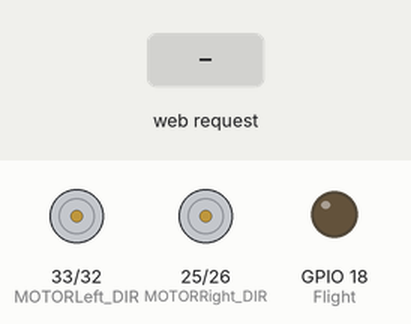
A sketch run on a simulated ESP32. On the bench: direction and speed pins drawn as motors (green arrow = direction pin HIGH = forward, orange = LOW = backward, longer = more drive), output pins drawn as LEDs (lit = HIGH). The inputs (shaded band) are chosen by the test bench. WiFi joins after 1.5 s; servers stay silent unless stated; what the sketch prints to the serial monitor is not drawn.

Above: at 2.7 s.
2.8 s: HTTP request GET /B received
At 4.0 s:
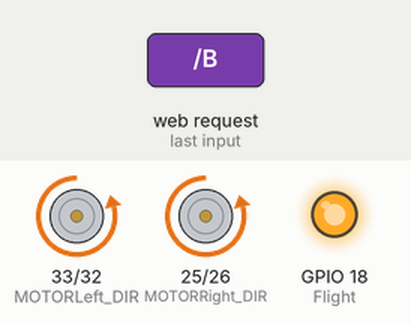
4.3 s: HTTP request GET /D received
At 5.3 s:
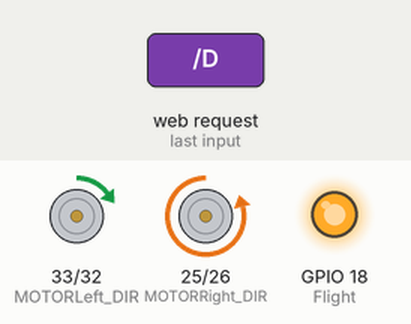
5.8 s: HTTP request GET /E received
At 6.5 s:
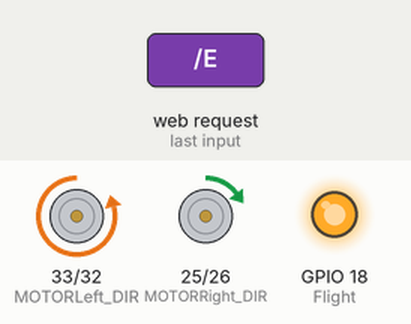
7.3 s: HTTP request GET /G received
At 7.6 s:
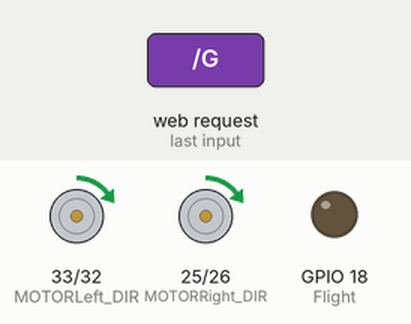
8.8 s: HTTP request GET /I received
At 10.0 s:
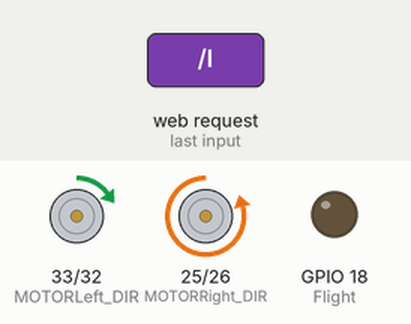
10.3 s: HTTP request GET /J received
At 11.1 s:
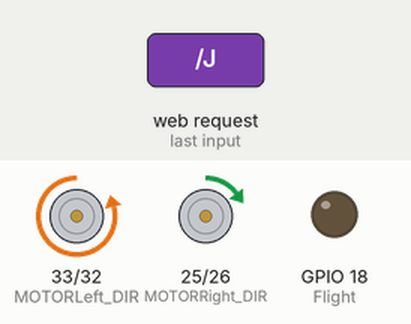
Timing chart, 0 to 12.8 s (numbered marks = the images above; inputs shaded):
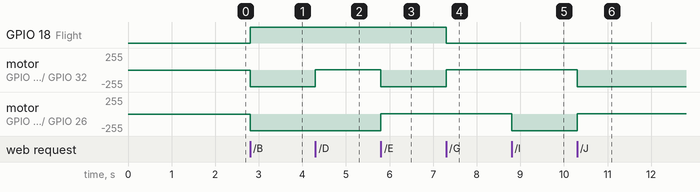

The sketch:

ESP-Rider-Tracked-Vehicle-Master.ino
```cpp
/*
  many, many examples were combined to do this

  https://circuits4you.com/2018/11/21/esp32-access-point-station-ap-html-web-server-arduino/
   was particularily informative
 Thanks to Rui Santos and his crew for all their work as well.

*/


const int Flight = 18;

int PWM_Speed = 250; // initial speed PWM duty cycle

// wired connections

#define MOTORRight_PWM 26 //  Speed
#define MOTORRight_DIR 25 //  Direction
#define MOTORLeft_PWM 32 //  Speed
#define MOTORLeft_DIR 33 //  Direction

#define dir_Forward 0
#define dir_Back 255

#define PWM_STOP 0

const int freq = 5000;
const int ledChannelLeft_PWM = 10;
const int ledChannelLeft_DIR = 11;
const int ledChannelRight_PWM = 12;
const int ledChannelRight_DIR = 13;
const int resolution = 8;

#include <WiFi.h>
#include <WebServer.h>
#include "index.h"  //Web page header file

const char* ssid = "Your Place's";               // different name and password?
const char* password = "********";                    // password length minimum 8 char

WebServer server(80);

void setup(void) {


  Serial.begin(115200);

  pinMode(Flight, OUTPUT);

  ledcSetup(ledChannelLeft_PWM, freq, resolution);
  ledcSetup(ledChannelLeft_DIR, freq, resolution);
  ledcSetup(ledChannelRight_PWM, freq, resolution);
  ledcSetup(ledChannelRight_DIR, freq, resolution);

  pinMode( MOTORLeft_DIR, OUTPUT );
  pinMode( MOTORLeft_PWM, OUTPUT );
  pinMode( MOTORRight_DIR, OUTPUT );
  pinMode( MOTORRight_PWM, OUTPUT );

  ledcAttachPin(MOTORLeft_PWM, ledChannelLeft_PWM);
  ledcAttachPin(MOTORLeft_DIR, ledChannelLeft_DIR);
  ledcAttachPin(MOTORRight_PWM, ledChannelRight_PWM);
  ledcAttachPin(MOTORRight_DIR, ledChannelRight_DIR);

  ledcWrite( ledChannelLeft_DIR, dir_Forward );
  ledcWrite( ledChannelLeft_PWM, PWM_STOP );
  ledcWrite( ledChannelRight_DIR, dir_Forward );
  ledcWrite( ledChannelRight_PWM, PWM_STOP );

  digitalWrite(Flight, LOW); //Flashlight will turn off

  Serial.println();
  Serial.println("Booting Sketch...");

  // Connect to Wi-Fi network with SSID and password
  Serial.print("Connecting to ");
  Serial.println(ssid);
  WiFi.mode(WIFI_STA);
  WiFi.begin(ssid, password);
  // WiFi.setTxPower(WIFI_POWER_8_5dBm);
  while (WiFi.status() != WL_CONNECTED) {
    delay(500);
    Serial.print(".");
  }
  // Print local IP address and start web server
  Serial.println("");
  Serial.println("WiFi connected.");
  Serial.println("IP address: ");
  Serial.println(WiFi.localIP());
  server.begin();


  server.on("/", handle_OnConnect);                      //  commands are sent from html page index.h
 // server.on("/A", handle_Go_Lefter);                  //  what they do is described below
  server.on("/B", handle_Forward);
 // server.on("/C", handle_Go_Righter);
  server.on("/D", handle_Left);
  server.on("/E", handle_Right);
//  server.on("/F", handle_SW);
  server.on("/G", handle_Back);
//  server.on("/H", handle_SE);
  server.on("/I", handle_Spin_Left);
  server.on("/J", handle_Spin_Right);
  server.on("/off", handle_Stop);
  server.on("/FO", handle_Flashlight_Off);
//  server.on("/Flon", handle_Flashlight_On);
  server.on("/Pos", handle_Speed_Slider_Input);
  server.onNotFound(handle_NotFound);

  server.begin();                  //Start server
//  Serial.println("HTTP server started");
}


void loop(void) {
  server.handleClient();
}


void handle_NotFound () {
}


void handle_OnConnect() {
  String s = MAIN_page; //Read HTML contents
//  Serial.println("connected:");
  server.send(200, "text/html", s); //Send web page

}

void handle_Speed_Slider_Input() {
if(server.arg("value") ){
  PWM_Speed = server.arg("value").toInt();   //
  Serial.print("PWM_Speed = ");
  Serial.println(PWM_Speed);
  }

server.send(200, "text/plain", "ok");
}

void handle_Forward() {
  digitalWrite(Flight, HIGH); // Flash light will turn on

  ledcWrite( ledChannelLeft_DIR, dir_Forward ); // direction = forward
  ledcWrite( ledChannelLeft_PWM, PWM_Speed ); // PWM speed = fast
  ledcWrite( ledChannelRight_DIR, dir_Forward ); // direction = forward
  ledcWrite( ledChannelRight_PWM, PWM_Speed ); // PWM speed = fast
  Serial.println("forward");
  server.send(200, "text/plain", "ok");
}


void handle_Back() {
  digitalWrite(Flight, LOW);

  ledcWrite( ledChannelLeft_DIR, dir_Back ); // direction = Back
  ledcWrite( ledChannelLeft_PWM, 255 - PWM_Speed ); // PWM speed = Slow  ledChannel_PWM, 180 - PWM_Speed
  ledcWrite( ledChannelRight_DIR, dir_Back  );
  ledcWrite( ledChannelRight_PWM, 255 - PWM_Speed );
  Serial.println("back");
  server.send(200, "text/plain", "ok");
}

void handle_Stop() {

  digitalWrite(Flight, LOW);
  ledcWrite( ledChannelLeft_DIR, dir_Forward);
  ledcWrite( ledChannelLeft_PWM, PWM_STOP );
  ledcWrite( ledChannelRight_DIR, dir_Forward );
  ledcWrite( ledChannelRight_PWM, PWM_STOP );
  Serial.println("STOP");
  server.send(200, "text/plain", "ok");
}

void handle_Right() {

  ledcWrite( ledChannelLeft_DIR, dir_Forward ); // direction = forward or back
  ledcWrite( ledChannelLeft_PWM, PWM_Speed ); // PWM speed = fast or slow
  ledcWrite( ledChannelRight_DIR, dir_Back );
  ledcWrite( ledChannelRight_PWM, 255 - PWM_Speed);
  Serial.println("Right");
  server.send(200, "text/plain", "ok");
}

void handle_Left() {
  ledcWrite( ledChannelLeft_DIR, dir_Back ); // direction = forward or back
  ledcWrite( ledChannelLeft_PWM, 255 - PWM_Speed); // PWM speed = fast or slow
  ledcWrite( ledChannelRight_DIR, dir_Forward );
  ledcWrite( ledChannelRight_PWM, PWM_Speed );
  Serial.println("Left");
  server.send(200, "text/plain", "ok");
}
void handle_Spin_Left() {
  ledcWrite( ledChannelRight_DIR, dir_Forward ); // direction = forward or back
  ledcWrite( ledChannelRight_PWM, PWM_Speed ); // PWM speed = fast or slow
  ledcWrite( ledChannelLeft_DIR, dir_Back );
  ledcWrite( ledChannelLeft_PWM, 255 - PWM_Speed );
  server.send(200, "text/plain", "ok");
}
void handle_Spin_Right() {
  ledcWrite( ledChannelLeft_DIR, dir_Forward ); // direction = forward or back
  ledcWrite( ledChannelLeft_PWM, PWM_Speed ); // PWM speed = fast or slow
  ledcWrite( ledChannelRight_DIR, dir_Back );
  ledcWrite( ledChannelRight_PWM, 255 - PWM_Speed );
  server.send(200, "text/plain", "ok");
}

void handle_Flashlight_On() {

  digitalWrite(Flight, LOW);
  server.send(200, "text/plain", "ok");
  Serial.println("on on on on on ");
}

void handle_Flashlight_Off() {

  digitalWrite(Flight, LOW);
  server.send(200, "text/plain", "ok");
  Serial.println("off off off off off ");

}
```

index.h
```cpp
const char MAIN_page[] PROGMEM = R"=====(
<!DOCTYPE HTML><html>
  <head>

 <title>ESP-Riders Tracked_Vehicle</title>
    <meta name="viewport" content="width=device-width, initial-scale=1">
    <style>
      body { font-family: Times;
      text-align: center;
      margin:1px auto;
      padding-top: 30px;
      width:auto;
      user-select: none;
      background-color: #ffAA00;}


      .button{
        padding: 0px 2px;
        font-size: 40px;
        font-family: appaji ambarisha darbha;
        background-color: white;
        margin: 5px;
        color: black;
        border: 2px solid black;
        width: 60px;
        height: 60px;
        display: inline;
        text-align: center;
        border-radius: 15%;
             }

      .button0 {}
      .button1 { width: 70px;
        height: 70px;
        display: inline;
        text-align: center;}
       .button2 {}
       .button3 { width: 70px;
        height: 70px;
        display: inline;
        text-align: center;}
       .button4 { width: 70px;
        height: 70px;
        display: inline;
        text-align: center;}
       .button5 {}
       .button6 { width: 70px;
        height: 70px;
        display: inline;
        text-align: center;}
       .button7 {}
       .button8 {border-radius: 50%;}
       .button9 {border-radius: 50%;}

      .button:hover {
        background-color: white;
         color: grey;
                    }

      .button:active {
        background-color: #007399;
        color: white;
        box-shadow: 2 1px #ff0045;
        transform: translateY(x);
                    }

      .action_btn {
        width: 150px;
        margin: 0 auto;
        display: inline;}

.slidecontainer {
  width: 100%;
}

.slider {
  -webkit-appearance: none;
  width: 100%;
  height: 50px;
  background: #000000;
  outline: none;
  opacity: 1.0;
  -webkit-transition: .2s;
  transition: opacity .2s;
}

.slider:hover {
  opacity: 1;
}

.slider::-webkit-slider-thumb {
  -webkit-appearance: none;
  appearance: none;
  width: 50px;
  height: 50px;
  background: #AAAAAA;
  cursor: pointer;
}

.slider::-moz-range-thumb {
  width: 25px;
  height: 25px;
  background: #ffffff;
  cursor: pointer;
}

  </style>

  </head>
  <body>
    <h1>ESP-RIDER</h1>
    <h1>TRACKED VEHICLE</h1>

<div class="buttons">
<div class="action_btn">


    <p><button class="button button1" id="button1" onmousedown="toggle('B');" ontouchstart="toggle('B');" onmouseup="toggle('off');" ontouchend="toggle('off');">&#8657</button></p>

    <p><button class="button button3" id="button3" onmousedown="toggle('D');" ontouchstart="toggle('D');"  onmouseup="toggle('off');" ontouchend="toggle('off');">&#8656</button>
    <button class="button button4" id="button4" onmousedown="toggle('E');" ontouchstart="toggle('E');" onmouseup="toggle('off');" ontouchend="toggle('off');" >&#8658</button></p>

    <p><button class="button button6" id="button6" onmousedown="toggle('G');" ontouchstart="toggle('G');" onmouseup="toggle('off');" ontouchend="toggle('off');">&#8659</button></p>


             </div>

        </div>


    <h2> Speed </h2>
<div class="slidecontainer">

    <p>  </p>

  <input type="range" min="150" max="255" value="150" class="slider" id="myRange">

</div>

  <p><button class="button button8" id="button8" onmousedown="toggle('I');" ontouchstart="toggle('I');"  onmouseup="toggle('off');" ontouchend="toggle('off');">&#8630</button>
    <button class="button button9" id="button9" onmousedown="toggle('J');" ontouchstart="toggle('J');" onmouseup="toggle('off');" ontouchend="toggle('off');" >&#8631</button></p>


<script>

var slider = document.getElementById("myRange");
slider.oninput = function() {
  pos = slider.value;
  speed(pos);
}
</script>

<script>

   function toggle(x) {
     var xhr = new XMLHttpRequest();
     xhr.open("GET", "/" + x, true);
     xhr.send();
   }

   function speed(pos) {
     var xhr = new XMLHttpRequest();
     xhr.open("GET", "/Pos?value="+ pos , true);
     xhr.send();
   }

  </script>
  </body>
</html>
)=====";
```

Measured:
- after the input at 2.8 s, GPIO 18 (Flight): LOW → HIGH at once; motor on GPIO 33 (MOTORLeft_DIR) / GPIO 32 (MOTORLeft_PWM), motor on GPIO 25 (MOTORRight_DIR) / GPIO 26 (MOTORRight_PWM): stopped → backward 249/255 at once
- after the input at 4.3 s, motor on GPIO 33 (MOTORLeft_DIR) / GPIO 32 (MOTORLeft_PWM): backward 249/255 → forward 5/255 at once
- after the input at 5.8 s, motor on GPIO 33 (MOTORLeft_DIR) / GPIO 32 (MOTORLeft_PWM): forward 5/255 → backward 249/255 at once; motor on GPIO 25 (MOTORRight_DIR) / GPIO 26 (MOTORRight_PWM): backward 249/255 → forward 5/255 at once
- after the input at 7.3 s, GPIO 18 (Flight): HIGH → LOW at once; motor on GPIO 33 (MOTORLeft_DIR) / GPIO 32 (MOTORLeft_PWM): backward 249/255 → forward 5/255 at once
- after the input at 8.8 s, motor on GPIO 25 (MOTORRight_DIR) / GPIO 26 (MOTORRight_PWM): forward 5/255 → backward 249/255 at once
- after the input at 10.3 s, motor on GPIO 33 (MOTORLeft_DIR) / GPIO 32 (MOTORLeft_PWM): forward 5/255 → backward 249/255 at once; motor on GPIO 25 (MOTORRight_DIR) / GPIO 26 (MOTORRight_PWM): backward 249/255 → forward 5/255 at once
